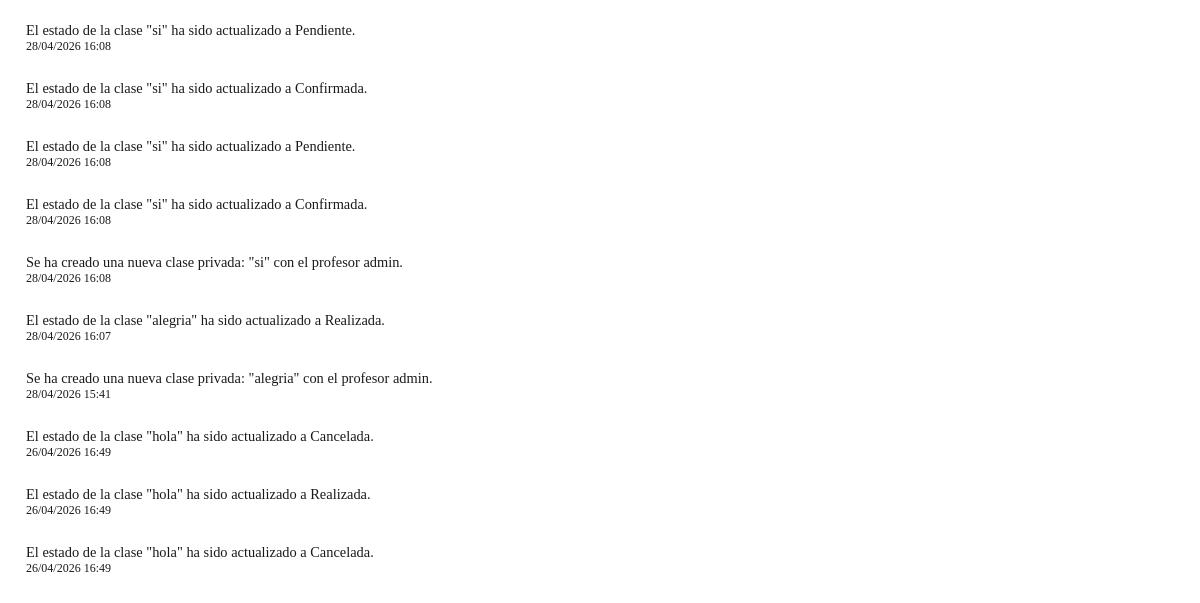
The app's page /notificaciones/ (signed in), older data.
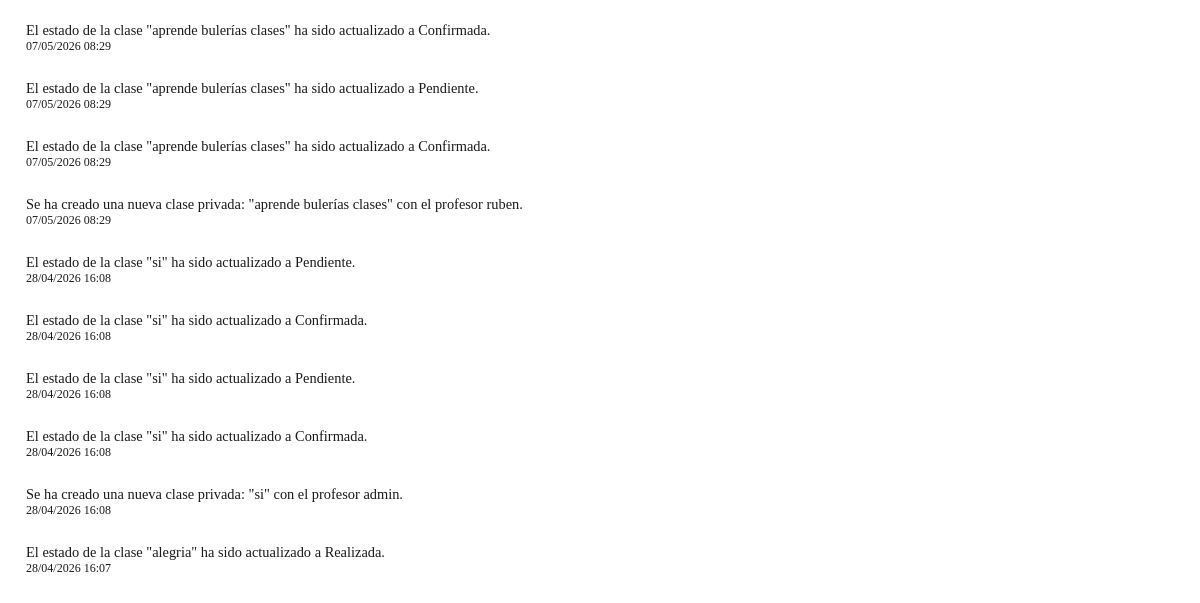
The same page, newer data.
### Guitarra/models.py (models this page shows, shortened)
class Notification(models.Model):
    user = models.ForeignKey(settings.AUTH_USER_MODEL, on_delete=models.CASCADE, related_name='notifications')
    message = models.CharField(max_length=255)
    url = models.CharField(max_length=255, blank=True, null=True)
    created_at = models.DateTimeField(auto_now_add=True)
    read = models.BooleanField(default=False)
    class Meta:
        verbose_name = 'Notificación'
        verbose_name_plural = 'Notificaciones'

### Guitarra/views.py (the view, shortened to what this page needs)
# urls.py: path('notificaciones/', NotificationPopupView.as_view(), name='notification_list'),
class NotificationPopupView(LoginRequiredMixin, ListView):
    model = Notification
    template_name = 'notifications/notification_popup.html'
    context_object_name = 'notifications'
    def get_queryset(self):
        return Notification.objects.filter(user=self.request.user).order_by('-created_at')[:10]
    def get(self, request, *args, **kwargs):
        return super().get(request, *args, **kwargs)

### templates/notifications/notification_popup.html
{% if notifications %}
<table class="table table-striped table-hover mb-0" style="font-size: 0.9em;">
    <tbody>
        {% for notification in notifications %}
        <tr>
            <td style="padding: 12px 16px; color: #1a1a1a;">
                <div>{{ notification.message }}</div>
                <small class="text-muted">{{ notification.created_at|date:'d/m/Y H:i' }}</small>
            </td>
        </tr>
        {% endfor %}
    </tbody>
</table>
{% else %}
<div style="padding: 20px; text-align: center; color: #999;">
    <small>No tienes notificaciones</small>
</div>
{% endif %}

Row changes from the older to the newer data that the page shows:
no longer on this page (row unchanged): Notification: message "Se ha creado una nueva clase privada: \"alegria\" con el profesor admin.", created_at "28/04/2026 15:41"
no longer on this page (row unchanged): Notification: message "El estado de la clase \"hola\" ha sido actualizado a Cancelada.", created_at "26/04/2026 16:49"
no longer on this page (row unchanged): Notification: message "El estado de la clase \"hola\" ha sido actualizado a Realizada.", created_at "26/04/2026 16:49"
no longer on this page (row unchanged): Notification: message "El estado de la clase \"hola\" ha sido actualizado a Cancelada.", created_at "26/04/2026 16:49"
added Notification: message "El estado de la clase \"aprende bulerías clases\" ha sido actualizado a Confirmada.", created_at "07/05/2026 08:29"
added Notification: message "El estado de la clase \"aprende bulerías clases\" ha sido actualizado a Pendiente.", created_at "07/05/2026 08:29"
added Notification: message "El estado de la clase \"aprende bulerías clases\" ha sido actualizado a Confirmada.", created_at "07/05/2026 08:29"
added Notification: message "Se ha creado una nueva clase privada: \"aprende bulerías clases\" con el profesor ruben.", created_at "07/05/2026 08:29"
